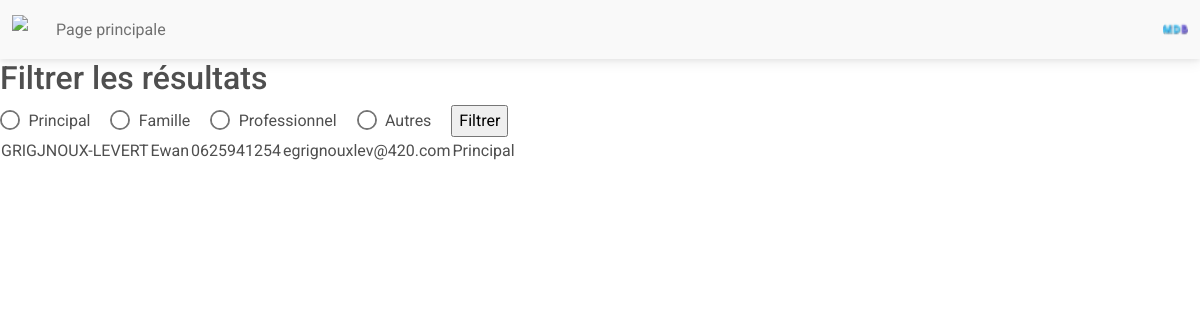
Before: / (signed in) with the older database file.
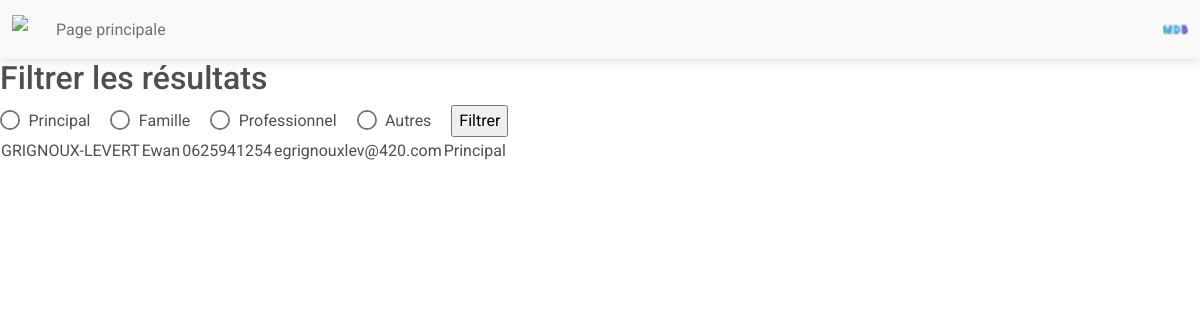
After: the same page with the newer database file.
### tables this page shows
CREATE TABLE "Coordonnees" (
	"id"	INTEGER,
	"nom"	VARCHAR(30) NOT NULL,
	"prenom"	VARCHAR(30),
	"phoneNumber"	VARCHAR(10) NOT NULL,
	"email"	VARCHAR(40) CHECK("email" LIKE '%@%'),
	"idUsers"	INTEGER NOT NULL,
	"groups"	VARCHAR(10) NOT NULL CHECK("groups" IN ('Principal', 'Travail', 'Famille', 'Autre')),
	"socialMedia"	VARCHAR(100),
	PRIMARY KEY("id" AUTOINCREMENT),
	FOREIGN KEY("idUsers") REFERENCES "Users"("id") ON UPDATE CASCADE ON DELETE CASCADE
);

### index.php (the view, shortened to what this page needs)
<!DOCTYPE html>
<html lang="fr">
    <head>
        <link href="http://localhost/WEB2/IUT-Projet-WEB/style.css" rel="stylesheet" type="text/css">
        <link rel="stylesheet" href="https://cdnjs.cloudflare.com/ajax/libs/font-awesome/6.0.0/css/all.min.css%22/%3E">
        <link rel="stylesheet" href="css/mdb.min.css" />
    </head>
    <body>
        <nav class="navbar navbar-expand-lg navbar-light bg-light">
            <div class="container-fluid">
                <div class="collapse navbar-collapse" id="navbarSupportedContent">
                    <a class="navbar-brand mt-2 mt-lg-0">
                        <img src="#" height="30" loading="lazy"/>
                    </a>
                    <ul class="navbar-nav me-auto mb-2 mb-lg-0">
                        <li class="nav-item">
                        <a class="nav-link" href="index.php">Page principale</a>
                        </li>
                    </ul>
                </div>
                <div class="d-flex align-items-center">
                    <div class="dropdown">
                        <a class="dropdown-toggle d-flex align-items-center hidden-arrow" href="#" id="navbarDropdownMenuAvatar" role="button" data-mdb-toggle="dropdown" aria-expanded="false">
                            <img src="img/mdb-favicon.ico" class="rounded-circle" height="25" alt="Black and White Portrait of a Man" loading="lazy"/>
                        </a>
                    </div>
                </div>
            </div>
        </nav>
        <section>
            <h2>Filtrer les résultats</h2>
            <form action="#" method="GET">
                <div class="form-check form-check-inline">
                    <input class="form-check-input" type="radio" name="inlineRadioOptions" id="inlineRadio1" value="Principal" />
                    <label class="form-check-label" for="inlineRadio1">Principal</label>
                </div>
                <div class="form-check form-check-inline">
                    <input class="form-check-input" type="radio" name="inlineRadioOptions" id="inlineRadio2" value="Famille" />
                    <label class="form-check-label" for="inlineRadio1">Famille</label>
                </div>
                <div class="form-check form-check-inline">
                    <input class="form-check-input" type="radio" name="inlineRadioOptions" id="inlineRadio3" value="Professionnel" />
                    <label class="form-check-label" for="inlineRadio1">Professionnel</label>
                </div>
                <div class="form-check form-check-inline">
                    <input class="form-check-input" type="radio" name="inlineRadioOptions" id="inlineRadio4" value="Autres" />
                    <label class="form-check-label" for="inlineRadio1">Autres</label>
                </div>
                <input type="submit" id='submit' value='Filtrer'>
            </form>
        </section>
        <?php
        $madb = new PDO('sqlite:'.$_SERVER["DOCUMENT_ROOT"]."/WEB2/IUT-Projet-WEB/DB/database.sqlite") ;
        if (!empty($_GET)){
            $groups_filtre= $madb->quote($_GET["inlineRadioOptions"]);
            $query = 'SELECT * FROM Coordonnees WHERE idUsers LIKE '.$_SESSION["id"].' AND groups LIKE '.$groups_filtre.';';
            $result = $madb->query($query);
            $tb = "<tr>";
            while ($row = $result->fetch(PDO::FETCH_ASSOC)) {
                $nom = $row["nom"];
                $prenom = $row["prenom"];
                $phone = $row["phoneNumber"];
                $mail = $row["email"];
                $groups = $row["groups"];
                $tb .= "<td> $nom </td>";
                $tb .= "<td> $prenom </td>";
                $tb .= "<td> $phone </td>";
                $tb .= "<td> $mail </td>";
                $tb .= "<td> $groups </td>";
                $tb .= "</tr>";
            }
        }
        else {
            $query = 'SELECT * FROM Coordonnees WHERE idUsers LIKE '.$_SESSION["id"].' ;';
            $result = $madb->query($query);
            $tb = "<tr>";
            while ($row = $result->fetch(PDO::FETCH_ASSOC)) {
                $nom = $row["nom"];
                $prenom = $row["prenom"];
                $phone = $row["phoneNumber"];
                $mail = $row["email"];
                $groups = $row["groups"];
                $tb .= "<td> $nom </td>";
                $tb .= "<td> $prenom </td>";
                $tb .= "<td> $phone </td>";
                $tb .= "<td> $mail </td>";
                $tb .= "<td> $groups </td>";
                $tb .= "</tr>";
            }
        }
        echo "<table id='index_tab'>".$tb."</table>";
        ?>
    </body>
</html>

Changed rows visible on the page:
changed coordonnees "Ewan": nom "GRIGJNOUX-LEVERT" → "GRIGNOUX-LEVERT"
